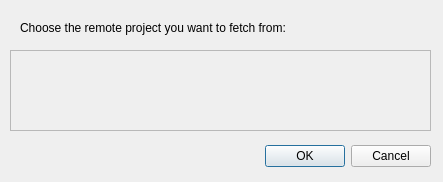
<?xml version="1.0" encoding="UTF-8"?>
<ui version="4.0">
 <class>FetchDialog</class>
 <widget class="QDialog" name="FetchDialog">
  <property name="geometry">
   <rect>
    <x>0</x>
    <y>0</y>
    <width>443</width>
    <height>182</height>
   </rect>
  </property>
  <property name="windowTitle">
   <string>Fetch</string>
  </property>
  <widget class="QDialogButtonBox" name="buttonBox">
   <property name="geometry">
    <rect>
     <x>90</x>
     <y>140</y>
     <width>341</width>
     <height>32</height>
    </rect>
   </property>
   <property name="orientation">
    <enum>Qt::Horizontal</enum>
   </property>
   <property name="standardButtons">
    <set>QDialogButtonBox::Cancel|QDialogButtonBox::Ok</set>
   </property>
  </widget>
  <widget class="QLabel" name="chooseRemoteLabel">
   <property name="geometry">
    <rect>
     <x>20</x>
     <y>20</y>
     <width>401</width>
     <height>16</height>
    </rect>
   </property>
   <property name="text">
    <string>Choose the remote project you want to fetch from:</string>
   </property>
  </widget>
  <widget class="Tao::RemoteSelectionFrame" name="rsFrame">
   <property name="enabled">
    <bool>true</bool>
   </property>
   <property name="geometry">
    <rect>
     <x>10</x>
     <y>50</y>
     <width>421</width>
     <height>81</height>
    </rect>
   </property>
   <property name="frameShape">
    <enum>QFrame::StyledPanel</enum>
   </property>
   <property name="frameShadow">
    <enum>QFrame::Raised</enum>
   </property>
  </widget>
 </widget>
 <customwidgets>
  <customwidget>
   <class>Tao::RemoteSelectionFrame</class>
   <extends>QFrame</extends>
   <header>remote_selection_frame.h</header>
   <container>1</container>
  </customwidget>
 </customwidgets>
 <resources/>
 <connections>
  <connection>
   <sender>buttonBox</sender>
   <signal>accepted()</signal>
   <receiver>FetchDialog</receiver>
   <slot>accept()</slot>
   <hints>
    <hint type="sourcelabel">
     <x>248</x>
     <y>254</y>
    </hint>
    <hint type="destinationlabel">
     <x>157</x>
     <y>274</y>
    </hint>
   </hints>
  </connection>
  <connection>
   <sender>buttonBox</sender>
   <signal>rejected()</signal>
   <receiver>FetchDialog</receiver>
   <slot>reject()</slot>
   <hints>
    <hint type="sourcelabel">
     <x>316</x>
     <y>260</y>
    </hint>
    <hint type="destinationlabel">
     <x>286</x>
     <y>274</y>
    </hint>
   </hints>
  </connection>
 </connections>
</ui>
